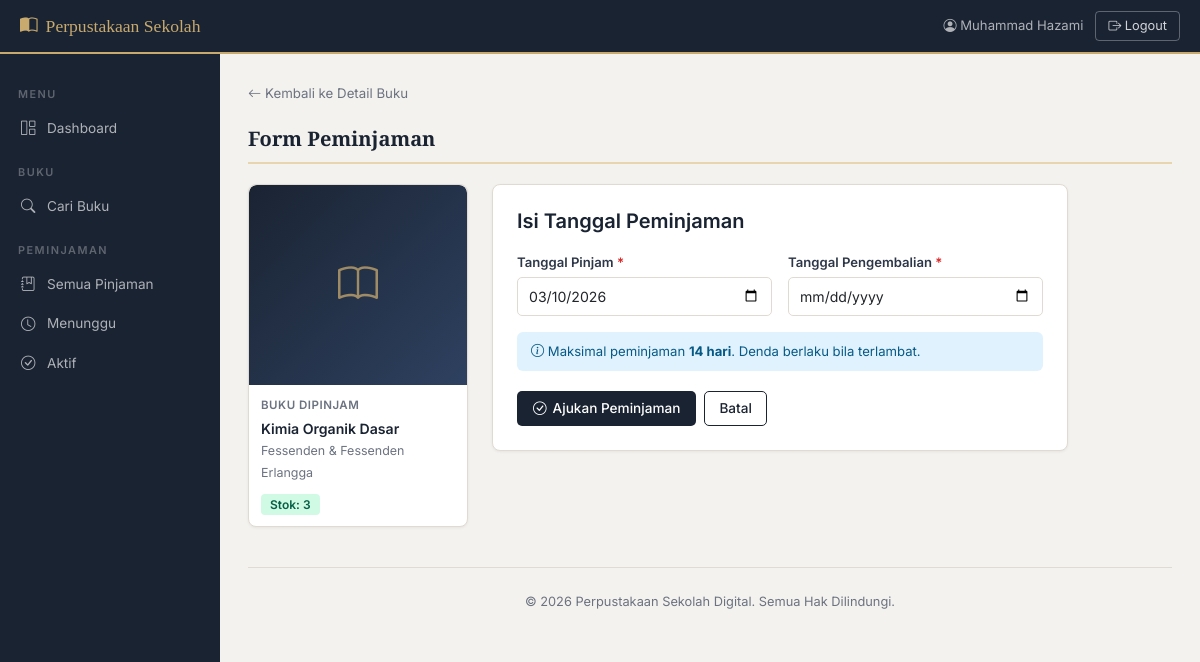
The app's page /pages/pinjam_buku.php?id=8 (signed in) with its own data.
### tables this page shows
CREATE TABLE `buku` (
  `id_buku` int(15) NOT NULL AUTO_INCREMENT,
  `judul` varchar(255) NOT NULL,
  `pengarang` varchar(255) NOT NULL,
  `penerbit` varchar(255) NOT NULL,
  `deskripsi` longtext NOT NULL,
  `gambar_buku` varchar(500) DEFAULT NULL,
  `jumlah_buku` int(100) NOT NULL DEFAULT 1,
  `rak_buku` enum('rak_1','rak_2','rak_3') NOT NULL DEFAULT 'rak_1',
  `status` enum('di_pinjam','tidak_dipinjam') NOT NULL DEFAULT 'tidak_dipinjam',
  `tanggal` date NOT NULL,
  `created_at` timestamp DEFAULT CURRENT_TIMESTAMP,
  PRIMARY KEY (`id_buku`)
);

### pages/pinjam_buku.php (the view, shortened to what this page needs)
<?php
require '../config/database.php';
require '../includes/header.php';
$book_id = intval($_GET['id']);
$book    = $conn->query("SELECT * FROM buku WHERE id_buku=$book_id")->fetch_assoc();
$success_msg = '';
?>
<div style="margin-bottom:20px;">
  <a href="detail_buku.php?id=<?php echo $book_id; ?>" style="color:var(--muted);text-decoration:none;font-size:.83rem;">
    <i class="bi bi-arrow-left"></i> Kembali ke Detail Buku
  </a>
</div>
<div class="sec-title">Form Peminjaman</div>
<?php if ($success_msg): ?>
<div class="alert-ok" style="margin-bottom:16px;"><i class="bi bi-check-circle"></i> <?php echo htmlspecialchars($success_msg); ?></div>
<div class="card" style="padding:24px;max-width:560px;">
  <h6 style="font-weight:600;color:var(--primary);margin-bottom:8px;">Langkah Selanjutnya</h6>
  <p style="font-size:.85rem;color:var(--muted);margin-bottom:16px;">Peminjaman sedang menunggu verifikasi admin. Setelah disetujui, ambil buku langsung di perpustakaan.</p>
  <div style="display:flex;gap:8px;">
    <a href="peminjamanku.php" class="btn-main"><i class="bi bi-journal-bookmark"></i> Lihat Status</a>
    <a href="dashboard.php" class="btn-outline">Dashboard</a>
  </div>
</div>
<?php else: ?>
<div style="display:grid;grid-template-columns:220px 1fr;gap:24px;align-items:start;max-width:820px;">
  <div class="card" style="overflow:hidden;">
    <div class="book-cover" style="height:200px;">
      <?php if (!empty($book['gambar_buku']) && file_exists('../uploads/books/'.$book['gambar_buku'])): ?>
        <img src="../uploads/books/<?php echo htmlspecialchars($book['gambar_buku']); ?>" alt="">
      <?php else: ?>
        <div class="book-cover-inner"><i class="bi bi-book" style="font-size:2.5rem;"></i></div>
      <?php endif; ?>
    </div>
    <div style="padding:12px;">
      <div style="font-size:.72rem;color:var(--muted);font-weight:600;letter-spacing:.5px;margin-bottom:4px;">BUKU DIPINJAM</div>
      <div style="font-weight:600;color:var(--primary);font-size:.88rem;margin-bottom:3px;"><?php echo htmlspecialchars($book['judul']); ?></div>
      <div style="font-size:.78rem;color:var(--muted);margin-bottom:3px;"><?php echo htmlspecialchars($book['pengarang']); ?></div>
      <div style="font-size:.78rem;color:var(--muted);margin-bottom:10px;"><?php echo htmlspecialchars($book['penerbit']); ?></div>
      <span class="badge-available">Stok: <?php echo $book['jumlah_buku']; ?></span>
    </div>
  </div>
  <div class="card" style="padding:24px;">
    <h5 style="font-weight:600;color:var(--primary);margin-bottom:20px;">Isi Tanggal Peminjaman</h5>
    <form method="POST">
      <div style="display:grid;grid-template-columns:1fr 1fr;gap:16px;margin-bottom:16px;">
        <div>
          <label class="form-label">Tanggal Pinjam <span style="color:#dc2626;">*</span></label>
          <input type="date" class="form-control" name="tgl_pinjam" id="tgl_pinjam"
                 required min="<?php echo date('Y-m-d'); ?>" value="<?php echo date('Y-m-d'); ?>">
        </div>
        <div>
          <label class="form-label">Tanggal Pengembalian <span style="color:#dc2626;">*</span></label>
          <input type="date" class="form-control" name="tgl_balik" id="tgl_balik"
                 required min="<?php echo date('Y-m-d',strtotime('+1 day')); ?>">
        </div>
      </div>
      <div class="alert-info2" style="margin-bottom:20px;font-size:.82rem;">
        <i class="bi bi-info-circle"></i> Maksimal peminjaman <strong>14 hari</strong>. Denda berlaku bila terlambat.
      </div>
      <div style="display:flex;gap:8px;">
        <button type="submit" class="btn-main"><i class="bi bi-check-circle"></i> Ajukan Peminjaman</button>
        <a href="detail_buku.php?id=<?php echo $book_id; ?>" class="btn-outline">Batal</a>
      </div>
    </form>
  </div>
</div>
<?php endif; ?>
<?php require '../includes/footer.php'; ?>

### includes/header.php (style rules this page uses)
:root { --primary:#1a2332; --accent:#c8a96e; --accent-light:#e8d5b0; --bg:#f4f2ee; --border:#e0dbd2; --text:#2d3748; --muted:#6b7280; --sidebar-w:220px; }
* { box-sizing:border-box;margin:0;padding:0; }
body { font-family:'Inter',sans-serif;background:var(--bg);color:var(--text);font-size:14px; }
.card { background:#fff;border:1px solid var(--border); border-radius:8px;box-shadow:0 1px 3px rgba(0,0,0,.06); transition:transform .18s,box-shadow .18s; }
.book-cover { height:190px; background:linear-gradient(135deg,var(--primary) 0%,#2e4160 100%); border-radius:8px 8px 0 0; display:flex;align-items:center;justify-content:center; overflow:hidden;position:relative; }
.book-cover-inner { display:flex;flex-direction:column;align-items:center; color:var(--accent);text-align:center;padding:10px; }
.book-cover-inner i { font-size:3rem;opacity:.75; }
.badge-available { background:#d1fae5;color:#065f46;padding:3px 9px;border-radius:4px;font-size:.75rem;font-weight:600; }
.btn-main { background:var(--primary);color:#fff;border:none;border-radius:5px;padding:7px 16px;font-size:.85rem;font-weight:500;cursor:pointer;text-decoration:none;display:inline-flex;align-items:center;gap:6px;transition:.15s; }
.btn-outline { background:transparent;color:var(--primary);border:1px solid var(--primary);border-radius:5px;padding:6px 14px;font-size:.85rem;font-weight:500;cursor:pointer;text-decoration:none;display:inline-flex;align-items:center;gap:6px;transition:.15s; }
.sec-title { font-family:'Playfair Display',serif;font-size:1.25rem;color:var(--primary);font-weight:700;padding-bottom:8px;border-bottom:2px solid var(--accent-light);margin-bottom:20px; }
.form-control,.form-select { border:1px solid var(--border);border-radius:5px;font-size:.88rem;padding:8px 11px;width:100%; }
.form-label { font-size:.82rem;font-weight:600;color:var(--text);margin-bottom:4px;display:block; }
.alert-info2 { background:#e0f2fe;color:#075985;border:none;border-radius:6px;padding:10px 14px;font-size:.85rem; }

### records on screen
buku: judul "Kimia Organik Dasar", pengarang "Fessenden & Fessenden", penerbit "Erlangga", jumlah_buku "3"

### other values on screen
$user_name "Muhammad Hazami"
